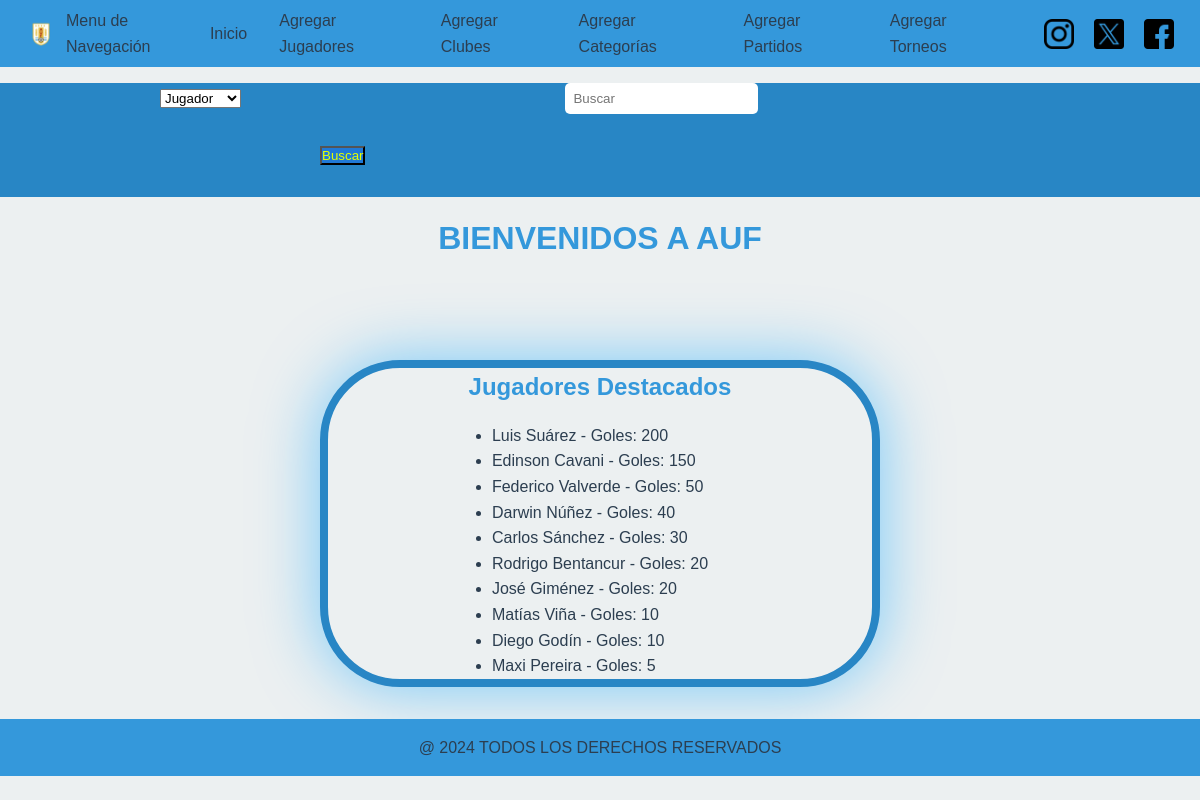
The page / on the database its author committed.
### tables this page shows
CREATE TABLE Jugadores(
CI INT(8) PRIMARY KEY,
Club_ID INT,
Nombre VARCHAR(255) NOT NULL,
Apellido VARCHAR(255) NOT NULL,
Posicion ENUM('Delantero', 'Medio', 'Defensa', 'Portero', 'Centrocampista') NOT NULL,
Numero INT(60) NOT NULL,
Goles INT(60) NOT NULL,
Tarjetas INT(60) NOT NULL,
Partidos INT(60) NOT NULL,
FOREIGN KEY (Club_ID) REFERENCES Clubes(ID_CLUB)
);

### index.php (the view, shortened to what this page needs)
<!DOCTYPE html>
<html lang="en">
<head>
    <link rel="stylesheet" href="css/Styles.css">
</head>
<body>
    <nav>
        <img class="Logo" src="assets/AUF-Logo.png" alt="">
        <p>Menu de Navegación</p><a href="#">Inicio</a> <a href="PHP/AgregarJugadores.php">Agregar Jugadores</a><a
            href="PHP/AgregarClubes.php"> Agregar Clubes</a> <a href="PHP/AgregarCategoria.php">Agregar Categorías</a>
        <a href="PHP/AgregarPartidos.php">Agregar Partidos</a> <a href="PHP/AgregarTorneos.php">Agregar Torneos</a>
        <img class="Logo" src="assets/logotipo-de-instagram.png" alt=""> <img class="Logo" src="assets/Logo-de-X.png"
            alt=""> <img class="Logo" src="assets/Logo-de-facebook.png" alt="">
    </nav>
        <div class="buscar">
            <form action="PHP/Busqueda.php" method="get">
                <select name="Seleccion" id="Seleccion">
                    <option value="jugadores">Jugador</option>
                </select>
                <input type="text" name="Busqueda" id="Busqueda" placeholder="Buscar" class="buscar-input" required>
                <button type="submit">Buscar</button>
</form>
</div>
    <main>
        <h1>BIENVENIDOS A AUF</h1>
        <div class="container_index">
            <h2>Jugadores Destacados</h2>
            <ul>
                <?php
            require 'config.php';
            $sql = "SELECT * FROM jugadores ORDER BY Goles DESC LIMIT 10";
            $stmt = $pdo->prepare ($sql);
            $stmt->execute();
            $jugadores = $stmt->fetchAll(PDO::FETCH_ASSOC);
            foreach ($jugadores as $jugador) {
                echo "<li>{$jugador['Nombre']} {$jugador['Apellido']} - Goles: {$jugador['Goles']}</li>";
            }
            ?>
            </ul>
        </div>
    </main>
    <footer>
        <p> @ 2024 TODOS LOS DERECHOS RESERVADOS</p>
    </footer>
</body>
</html>

### css/Styles.css (style rules this page uses)
* { margin: 0; padding: 0; box-sizing: border-box; font-family: Arial, Helvetica, sans-serif; text-decoration: none; }
:root { --Color-Primario: #3498db; --Color-Secundario: #2886c5; --Color-Fondo: #ecf0f1; --Color-Texto: #2c3e50; --Color-Texto-nav: #ffffff; --Color-Texto-Mous: #e5ff00; --Tamaño-De-Borde: 8px; --Color-Botton: rgba(20, 98, 245, 0.342); }
body { background-color: var(--Color-Fondo); color: var(--Color-Texto); line-height: 1.6; }
nav { background-color: var(--Color-Primario); display: flex; justify-content: space-between; align-items: center; padding: 0.5rem 1rem; }
a { color: var(--Color-Texto-Nav); margin-right: 2rem; display: flex; gap: 1.5rem; }
h1 { margin-bottom: 1rem; color: var(--Color-Primario); text-align: center; }
h2 { margin-bottom: 1rem; color: var(--Color-Primario); text-align: center; }
img { display: block; margin-left: auto; margin-right: auto; width: 50%; }
.Logo { width: 30px; height: auto; margin-left: 10px; margin-right: 10px; vertical-align: middle; }
.container_index { height: auto; width: auto; margin-top: 5rem; margin-left: 20rem; margin-right: 20rem; border: var(--Tamaño-De-Borde) solid var(--Color-Secundario); border-radius: 5rem; background-color: var(--Color-Fondo); box-shadow: 0 0 8cqb rgba(0, 162, 255, 0.5); display: flex; flex-direction: column; align-items: center; }
input, select { margin: 0px 10rem; }
button { margin: 2rem 20rem; background-color: var(--Color-Botton); color: var(--Color-Texto-Mous); }
.buscar { display: block; justify-content: center; align-items: center; margin: 1rem 0; background-color: var(--Color-Secundario); }
.buscar-input { padding: 0.5rem; border: none; border-radius: 5px; margin-right: 0.5rem; }
footer { background-color: var(--Color-Primario); color: var(--Color-Texto-Nav); text-align: center; padding: 1rem; margin-top: 2rem; }

### rows shown on the page
jugadores: Nombre "Luis", Apellido "Suárez", Goles "200"
jugadores: Nombre "Edinson", Apellido "Cavani", Goles "150"
jugadores: Nombre "Federico", Apellido "Valverde", Goles "50"
jugadores: Nombre "Darwin", Apellido "Núñez", Goles "40"
jugadores: Nombre "Carlos", Apellido "Sánchez", Goles "30"
jugadores: Nombre "Rodrigo", Apellido "Bentancur", Goles "20"
jugadores: Nombre "José", Apellido "Giménez", Goles "20"
jugadores: Nombre "Matías", Apellido "Viña", Goles "10"
jugadores: Nombre "Diego", Apellido "Godín", Goles "10"
jugadores: Nombre "Maxi", Apellido "Pereira", Goles "5"
